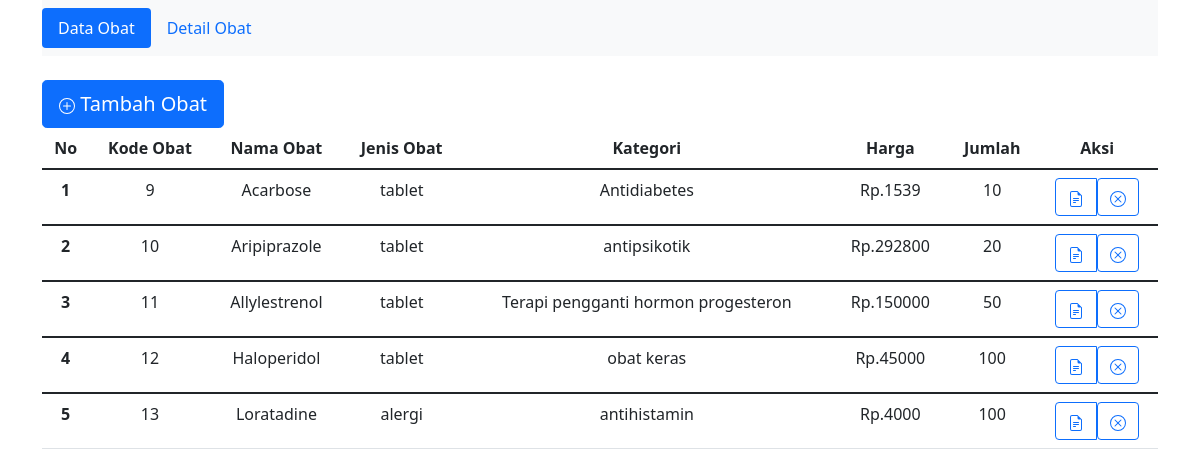
The page / on the database its author committed.
### tables this page shows
CREATE TABLE `t_obat` (
  `kode_obat` int(11) NOT NULL,
  `nama_obat` varchar(20) DEFAULT NULL,
  `jenis_obat` varchar(20) DEFAULT NULL,
  `kategori` varchar(255) DEFAULT NULL,
  `harga` int(11) DEFAULT NULL,
  `jumlah` int(11) DEFAULT NULL
);

### index.php (the view, shortened to what this page needs)
<?php
require 'koneksi.php';
$obat = mysqli_query($conn, "SELECT * FROM t_obat");
?>
<!doctype html>
<html lang="en">
<head>
    <link href="https://cdn.jsdelivr.net/npm/bootstrap@5.1.3/dist/css/bootstrap.min.css" rel="stylesheet">
</head>
<body class="container">
    <nav>
        <nav class="navbar navbar-expand-lg navbar-light bg-light">
            <nav class="nav nav-pills nav-fill">
                <a class="nav-link active" aria-current="page" href="index.php">Data Obat</a>
                <a class="nav-link" href="detailobat.php">Detail Obat</a>
            </nav>
        </nav>
    </nav><br>
    <header>
        <button type="button" class="btn btn-primary btn-lg" data-bs-toggle="modal" data-bs-target="#tambahobat"> Tambah Obat</button>
    </header>
    <section>
        <table class="table text-center">
            <thead>
                <tr>
                    <th scope="col">No</th>
                    <th scope="col">Kode Obat</th>
                    <th scope="col">Nama Obat</th>
                    <th scope="col">Jenis Obat</th>
                    <th scope="col">Kategori</th>
                    <th scope="col">Harga</th>
                    <th scope="col">Jumlah</th>
                    <th scope="col">Aksi</th>
                </tr>
            </thead>
            <?php $i = 1; ?>
            <?php foreach ($obat as $obt) : ?>
                <tbody>
                    <tr>
                        <th scope="row"><?= $i; ?></th>
                        <td><?= $obt['kode_obat']; ?></td>
                        <td><?= $obt['nama_obat']; ?></td>
                        <td><?= $obt['jenis_obat']; ?></td>
                        <td><?= $obt['kategori']; ?></td>
                        <td>Rp.<?= $obt['harga']; ?></td>
                        <td><?= $obt['jumlah']; ?></td>
                        <td>
                            <div class="btn-group" role="group" aria-label="Basic outlined example">
                                <button type="button" class="btn btn-outline-primary" data-bs-toggle="modal" data-bs-target="#ubahobat<?= $obt['kode_obat'] ?>"></button>
                                <a href="hapusobat.php?id=<?= $obt['kode_obat'] ?>">
                                    <button type="button" class="btn btn-outline-primary">
                                    </button>
                                </a>
                            </div>
                        </td>
                    </tr>
                    <?php $i++; ?>
                <?php endforeach; ?>
                </tbody>
        </table>
    </section>
</body>
</html>

### rows shown on the page
t_obat: kode_obat "9", nama_obat "Acarbose", jenis_obat "tablet", kategori "Antidiabetes", harga "1539", jumlah "10"
t_obat: kode_obat "10", nama_obat "Aripiprazole", jenis_obat "tablet", kategori "antipsikotik", harga "292800", jumlah "20"
t_obat: kode_obat "11", nama_obat "Allylestrenol", jenis_obat "tablet", kategori "Terapi pengganti hormon progesteron", harga "150000", jumlah "50"
t_obat: kode_obat "12", nama_obat "Haloperidol", jenis_obat "tablet", kategori "obat keras", harga "45000", jumlah "100"
t_obat: kode_obat "13", nama_obat "Loratadine", jenis_obat "alergi", kategori "antihistamin", harga "4000", jumlah "100"
